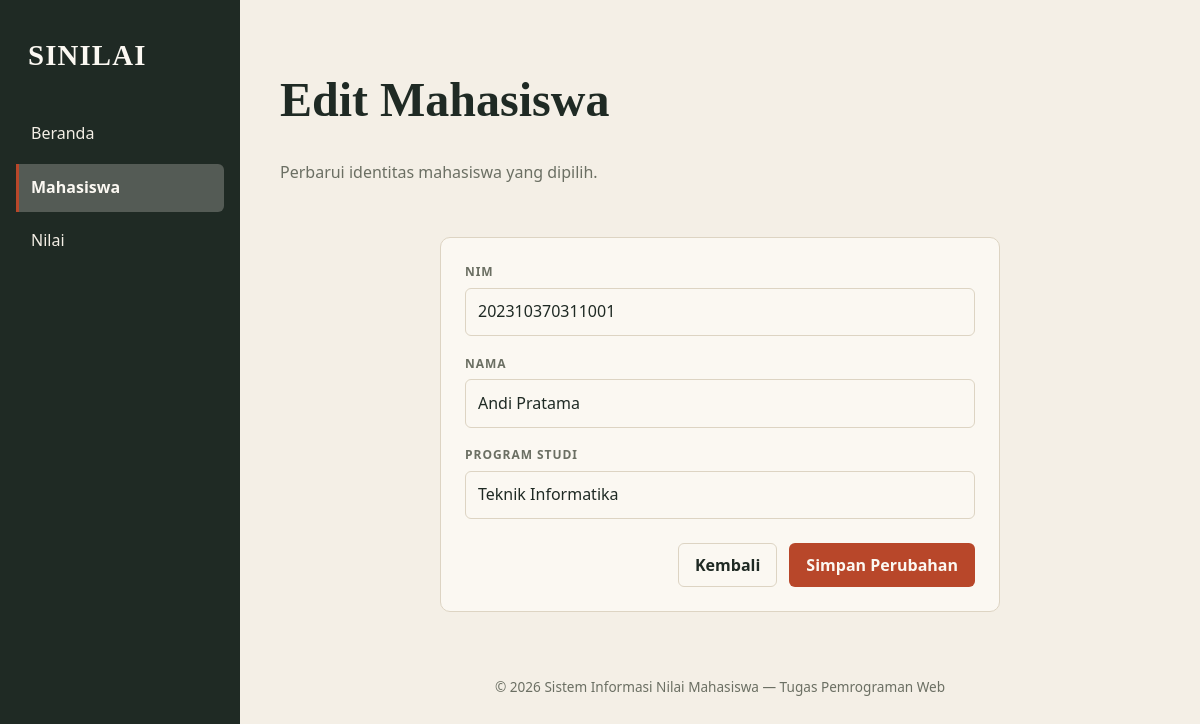
/mahasiswa/edit?id=1, run on the app's committed database.
### tables this page shows
CREATE TABLE IF NOT EXISTS mahasiswa (
    id    INT          NOT NULL AUTO_INCREMENT,
    nim   VARCHAR(20)  NOT NULL,
    nama  VARCHAR(100) NOT NULL,
    prodi VARCHAR(100) NOT NULL,
    PRIMARY KEY (id),
    UNIQUE KEY uq_nim (nim)
);

### src/Controllers/MahasiswaController.php (called while the page is built, shortened)
<?php
class MahasiswaController
{
    private ?PdoMahasiswaRepository $repository = null;
    public function edit(): void
    {
        $id = $this->idAngka($_GET['id'] ?? null);
        $mahasiswa = $id === null ? null : $this->repository()->findById($id);
        $mahasiswaId = $id;
        $oldInput = [
            'nim' => $mahasiswa->getNim(),
            'nama' => $mahasiswa->getNama(),
            'prodi' => $mahasiswa->getProdi(),
        ];
        $errors = [];
        require dirname(__DIR__, 2) . '/views/mahasiswa/tambah.php';
    }
    private function repository(): PdoMahasiswaRepository
    {
        if ($this->repository === null) {
            $this->repository = new PdoMahasiswaRepository();
        }
        return $this->repository;
    }
    private function idAngka(mixed $nilai): ?int
    {
        $id = filter_var($nilai, FILTER_VALIDATE_INT, ['options' => ['min_range' => 1]]);
        return is_int($id) ? $id : null;
    }
}

### public/index.php (called while the page is built, shortened)
<?php
require dirname(__DIR__) . '/src/autoload.php';
$router = new Router();
$router->get('/', [BerandaController::class, 'index']);
$router->get('/mahasiswa', [MahasiswaController::class, 'index']);
$router->get('/mahasiswa/tambah', [MahasiswaController::class, 'tambah']);
$router->get('/mahasiswa/edit', [MahasiswaController::class, 'edit']);
$router->post('/mahasiswa/simpan', [MahasiswaController::class, 'simpan']);
$router->post('/mahasiswa/update', [MahasiswaController::class, 'update']);
$router->post('/mahasiswa/hapus', [MahasiswaController::class, 'hapus']);
$router->get('/nilai', [NilaiController::class, 'index']);
$router->get('/nilai/tambah', [NilaiController::class, 'tambah']);
$router->get('/nilai/edit', [NilaiController::class, 'edit']);
$router->post('/nilai/simpan', [NilaiController::class, 'simpan']);
$router->post('/nilai/update', [NilaiController::class, 'update']);
$router->post('/nilai/hapus', [NilaiController::class, 'hapus']);
$uri = parse_url($_SERVER['REQUEST_URI'], PHP_URL_PATH);
$uri = rtrim($uri, '/') ?: '/';
$router->dispatch($_SERVER['REQUEST_METHOD'], $uri);

### src/autoload.php (called while the page is built, shortened)
<?php
spl_autoload_register(static function (string $kelas): void {
    $awalan = 'UMM\\Pemweb\\';
    $relatif = substr($kelas, strlen($awalan));
    $berkas = __DIR__ . DIRECTORY_SEPARATOR
        . str_replace('\\', DIRECTORY_SEPARATOR, $relatif)
        . '.php';
});

### src/config/koneksi.php (called while the page is built, shortened)
<?php
$host     = 'localhost';
$dbname   = 'pemweb';
$username = 'root';
$password = '';
$charset  = 'utf8mb4';
$dsn = "mysql:host={$host};dbname={$dbname};charset={$charset}";
$opsi = [
    PDO::ATTR_ERRMODE            => PDO::ERRMODE_EXCEPTION,
    PDO::ATTR_DEFAULT_FETCH_MODE => PDO::FETCH_ASSOC,
    PDO::ATTR_EMULATE_PREPARES   => false,
];
try {
    $pdo = new PDO($dsn, $username, $password, $opsi);
} catch (\PDOException $e) {
    error_log('Koneksi database gagal: ' . $e->getMessage());
    http_response_code(500);
    exit('Layanan database sedang tidak tersedia. Coba lagi nanti.');
}
return $pdo;

### src/Repository/PdoMahasiswaRepository.php (called while the page is built, shortened)
<?php
class PdoMahasiswaRepository implements MahasiswaRepository
{
    private PDO $pdo;
    public function __construct()
    {
        $this->pdo = require dirname(__DIR__) . '/config/koneksi.php';
    }
    public function findById(int $id): ?Mahasiswa
    {
        $stmt = $this->pdo->prepare(
            'SELECT id, nim, nama, prodi FROM mahasiswa WHERE id = :id'
        );
        $stmt->execute(['id' => $id]);
        $baris = $stmt->fetch();
        return new Mahasiswa(
            id: (int) $baris['id'],
            nim: $baris['nim'],
            nama: $baris['nama'],
            prodi: $baris['prodi'],
        );
    }
}

### src/Model/Mahasiswa.php (called while the page is built, shortened)
<?php
class Mahasiswa
{
    public function getNim(): string
    {
        return $this->nim;
    }
    public function getNama(): string
    {
        return $this->nama;
    }
    public function getProdi(): string
    {
        return $this->prodi;
    }
}

### views/mahasiswa/tambah.php (the view, shortened to what this page needs)
<?php require dirname(__DIR__) . '/layout/header.php'; ?>
        <section class="form-kartu">
            <form method="POST" action="<?= isset($mahasiswaId) ? '/mahasiswa/update' : '/mahasiswa/simpan' ?>">
                <div class="field <?= isset($errors['nim']) ? 'has-error' : '' ?>">
                    <label for="nim">NIM</label>
                    <input
                        type="text"
                        id="nim"
                        name="nim"
                        maxlength="20"
                        inputmode="numeric"
                        required
                        value="<?= htmlspecialchars($oldInput['nim'] ?? '', ENT_QUOTES, 'UTF-8') ?>"
                        <?= isset($errors['nim']) ? 'aria-describedby="nim-error" aria-invalid="true"' : '' ?>
                    >
                </div>
                <div class="field <?= isset($errors['nama']) ? 'has-error' : '' ?>">
                    <label for="nama">Nama</label>
                    <input
                        type="text"
                        id="nama"
                        name="nama"
                        maxlength="100"
                        required
                        value="<?= htmlspecialchars($oldInput['nama'] ?? '', ENT_QUOTES, 'UTF-8') ?>"
                        <?= isset($errors['nama']) ? 'aria-describedby="nama-error" aria-invalid="true"' : '' ?>
                    >
                </div>
                <div class="field <?= isset($errors['prodi']) ? 'has-error' : '' ?>">
                    <label for="prodi">Program Studi</label>
                    <input
                        type="text"
                        id="prodi"
                        name="prodi"
                        maxlength="100"
                        required
                        value="<?= htmlspecialchars($oldInput['prodi'] ?? '', ENT_QUOTES, 'UTF-8') ?>"
                        <?= isset($errors['prodi']) ? 'aria-describedby="prodi-error" aria-invalid="true"' : '' ?>
                    >
                </div>
                <div class="aksi-form">
                    <a class="button button-secondary" href="/mahasiswa">Kembali</a>
                    <button class="button button-primary" type="submit"><?= isset($mahasiswaId) ? 'Simpan Perubahan' : 'Simpan Mahasiswa' ?></button>
                </div>
            </form>
        </section>
<?php require dirname(__DIR__) . '/layout/footer.php'; ?>

### public/css/style.css (style rules this page uses)
:root { --kertas: #F4EFE6; --kartu: #FBF8F2; --tinta: #1F2A24; --tinta-pudar: #6B6F63; --garis: #DDD4C3; --aksen: #B8472A; --aksen-hover: #963820; --mustard: #D9A441; --grade-a: #2F6B4F; --grade-a-bg: #DDEBDF; --grade-b: #3B6F80; --grade-b-bg: #DCE9EC; --grade-c: #6F7430; --grade-c-bg: #ECEDCF; --grade-d: #9A6A12; --grade-d-bg: #F6E8C6; --grade-e: #8C2B3A; --grade-e-bg: #F2D8DC; }
*, *::before, *::after { box-sizing: border-box; }
html { min-width: 320px; scroll-behavior: smooth; }
body { min-width: 320px; min-height: 100vh; margin: 0; overflow-x: hidden; background: var(--kertas); color: var(--tinta); font-family: system-ui, -apple-system, "Segoe UI", sans-serif; line-height: 1.6; }
button, input, select { font: inherit; }
a, button, input, select { -webkit-tap-highlight-color: transparent; }
.aksi-utama, .button { display: inline-flex; min-height: 44px; align-items: center; justify-content: center; border: 1px solid transparent; border-radius: 6px; padding: .65rem 1rem; cursor: pointer; font-weight: 650; line-height: 1.25; text-decoration: none; transition: background-color 150ms ease, border-color 150ms ease, transform 150ms ease; }
.aksi-utama, .button-primary { background: var(--aksen); color: var(--kartu); }
.button-secondary { border-color: var(--garis); background: transparent; color: var(--tinta); }
.eyebrow, .label-ringkasan, .field label, .field-label { color: var(--tinta-pudar); font-size: .75rem; font-weight: 700; letter-spacing: .08em; text-transform: uppercase; }
.form-kartu { width: min(100%, 560px); margin: 0 auto; border: 1px solid var(--garis); border-radius: 10px; padding: 1.5rem; background: var(--kartu); }
.field { min-width: 0; margin-bottom: 1.1rem; }
.field label { display: block; margin-bottom: .4rem; }
.field input, .field select { display: block; width: 100%; min-height: 46px; border: 1px solid var(--garis); border-radius: 6px; padding: .65rem .75rem; background: var(--kartu); color: var(--tinta); }
.aksi-form { display: flex; flex-wrap: wrap; justify-content: flex-end; gap: .75rem; margin-top: 1.5rem; }

### data on the page
mahasiswa: nim "202310370311001", nama "Andi Pratama", prodi "Teknik Informatika"

### other printed values
$judul "Edit Mahasiswa"
$deskripsiHalaman "Perbarui identitas mahasiswa yang dipilih."
